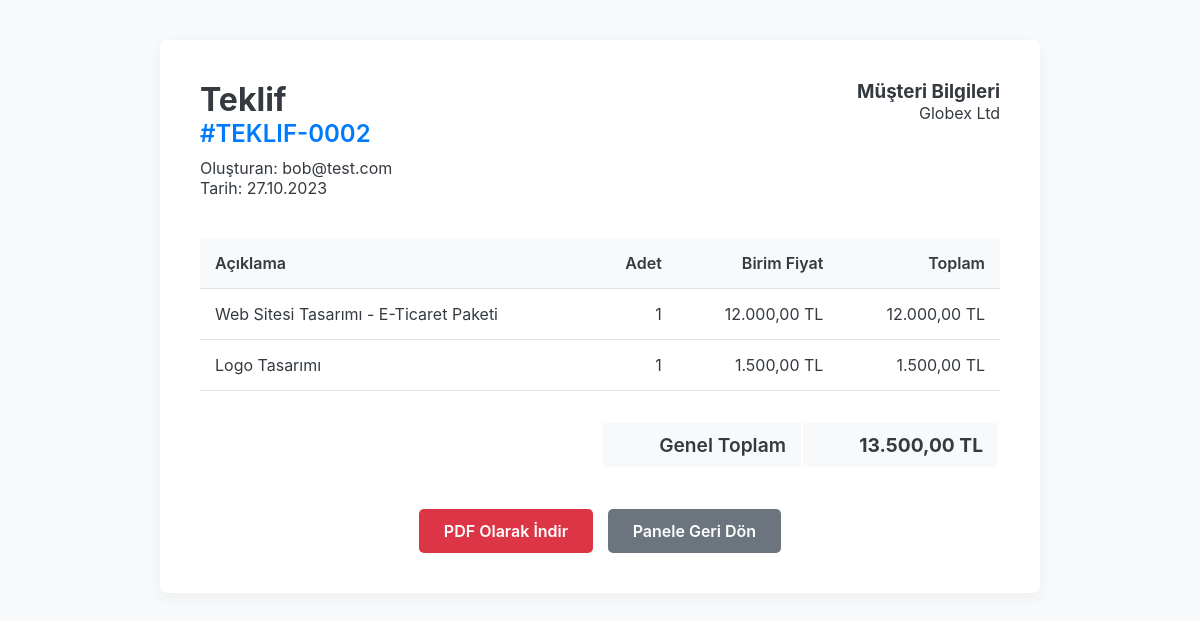
The page /view_offer.php?id=2 (signed in) on the database its author committed.
### tables this page shows
CREATE TABLE IF NOT EXISTS offers (
    id INT AUTO_INCREMENT PRIMARY KEY,
    user_id INT NOT NULL,
    customer_name VARCHAR(255) NOT NULL,
    total_amount DECIMAL(10, 2) NOT NULL DEFAULT 0.00,
    created_at TIMESTAMP DEFAULT CURRENT_TIMESTAMP,
    FOREIGN KEY (user_id) REFERENCES users(id)
);

CREATE TABLE IF NOT EXISTS users (
    id INT AUTO_INCREMENT PRIMARY KEY,
    email VARCHAR(100) NOT NULL,
    password VARCHAR(255) NOT NULL
);

CREATE TABLE IF NOT EXISTS offer_items (
    id INT AUTO_INCREMENT PRIMARY KEY,
    offer_id INT NOT NULL,
    description TEXT NOT NULL,
    quantity INT NOT NULL,
    unit_price DECIMAL(10, 2) NOT NULL,
    FOREIGN KEY (offer_id) REFERENCES offers(id) ON DELETE CASCADE
);

### view_offer.php (the view, shortened to what this page needs)
<?php
include "db.php";
$offer_id = isset($_GET['id']) ? (int)$_GET['id'] : 0;
$offer_stmt = mysqli_prepare($conn, "SELECT o.*, u.email FROM offers o JOIN users u ON o.user_id = u.id WHERE o.id = ?");
mysqli_stmt_bind_param($offer_stmt, "i", $offer_id);
mysqli_stmt_execute($offer_stmt);
$offer_result = mysqli_stmt_get_result($offer_stmt);
$offer = null;
if (mysqli_num_rows($offer_result) == 1) {
    $offer = mysqli_fetch_assoc($offer_result);
} else {
    die("Teklif bulunamadı.");
}
$items_stmt = mysqli_prepare($conn, "SELECT * FROM offer_items WHERE offer_id = ?");
mysqli_stmt_bind_param($items_stmt, "i", $offer_id);
mysqli_stmt_execute($items_stmt);
$items_result = mysqli_stmt_get_result($items_stmt);
$items = [];
while ($row = mysqli_fetch_assoc($items_result)) {
    $items[] = $row;
}
?>
<!DOCTYPE html>
<html lang="tr">
<head>
</head>
<body>
<div class="container">
    <div class="offer-header">
        <div class="company-details">
            <h1>Teklif</h1>
            <div class="offer-id">#TEKLIF-<?php echo str_pad($offer['id'], 4, '0', STR_PAD_LEFT); ?></div>
            <div>Oluşturan: <?php echo htmlspecialchars($offer['email']); ?></div>
            <div>Tarih: <?php echo date("d.m.Y", strtotime($offer['created_at'])); ?></div>
        </div>
        <div class="customer-details">
            <h3>Müşteri Bilgileri</h3>
            <div><?php echo htmlspecialchars($offer['customer_name']); ?></div>
        </div>
    </div>
    <table class="offer-table">
        <thead>
            <tr>
                <th>Açıklama</th>
                <th class="text-right">Adet</th>
                <th class="text-right">Birim Fiyat</th>
                <th class="text-right">Toplam</th>
            </tr>
        </thead>
        <tbody>
            <?php
            foreach ($items as $item):
                $line_total = $item['quantity'] * $item['unit_price'];
            ?>
            <tr>
                <td><?php echo nl2br(htmlspecialchars($item['description'])); ?></td>
                <td class="text-right"><?php echo htmlspecialchars($item['quantity']); ?></td>
                <td class="text-right"><?php echo number_format($item['unit_price'], 2, ',', '.'); ?> TL</td>
                <td class="text-right"><?php echo number_format($line_total, 2, ',', '.'); ?> TL</td>
            </tr>
            <?php endforeach; ?>
        </tbody>
    </table>
    <div class="totals">
        <table class="totals-table">
            <tr class="grand-total">
                <td class="label">Genel Toplam</td>
                <td class="value"><?php echo number_format($offer['total_amount'], 2, ',', '.'); ?> TL</td>
            </tr>
        </table>
    </div>
    <div class="actions">
        <a href="generate_pdf.php?id=<?php echo $offer['id']; ?>" class="btn btn-pdf">PDF Olarak İndir</a>
        <a href="dashboard.php" class="btn btn-secondary">Panele Geri Dön</a>
    </div>
</div>
</body>
</html>

### view_offer.php (style rules this page uses)
:root { --primary-color: #007bff; --secondary-color: #6c757d; --danger-color: #dc3545; --background-color: #f8f9fa; --container-bg-color: #ffffff; --text-color: #343a40; --border-color: #dee2e6; }
body { font-family: -apple-system, BlinkMacSystemFont, "Segoe UI", Roboto, "Helvetica Neue", Arial, sans-serif; background-color: var(--background-color); color: var(--text-color); margin: 0; padding: 20px; }
.container { max-width: 800px; margin: 20px auto; padding: 40px; background: var(--container-bg-color); border-radius: 8px; box-shadow: 0 4px 15px rgba(0,0,0,0.05); }
.offer-header { display: flex; justify-content: space-between; margin-bottom: 40px; }
.offer-header .company-details h1, .offer-header .customer-details h3 { margin: 0; }
.offer-header .company-details { text-align: left; }
.offer-header .customer-details { text-align: right; }
.offer-id { font-size: 24px; font-weight: 600; color: var(--primary-color); margin-bottom: 10px; }
.offer-table { width: 100%; border-collapse: collapse; margin: 30px 0; }
.offer-table th, .offer-table td { padding: 15px; border-bottom: 1px solid var(--border-color); text-align: left; }
.offer-table th { background-color: #f8f9fa; font-weight: 600; }
.offer-table .text-right { text-align: right; }
.totals { width: 50%; margin-left: auto; margin-top: 20px; }
.totals-table { width: 100%; }
.totals-table td { padding: 10px 15px; }
.totals-table .label { text-align: right; font-weight: 600; }
.totals-table .value { text-align: right; }
.grand-total { font-size: 1.2em; font-weight: bold; background-color: #f8f9fa; }
.actions { margin-top: 40px; text-align: center; }
.btn { padding: 12px 25px; border: none; border-radius: 5px; cursor: pointer; font-size: 16px; font-weight: 600; text-decoration: none; display: inline-block; text-align: center; transition: background-color 0.3s ease; margin: 0 5px; }
.btn-pdf { background-color: var(--danger-color); color: white; }
.btn-secondary { background-color: var(--secondary-color); color: white; }

### rows shown on the page
offers: id "0002", user.email "bob@test.com", created_at "27.10.2023", customer_name "Globex Ltd", total_amount "13.500,00"
offer_items: description "Web Sitesi Tasarımı - E-Ticaret Paketi", quantity "1", unit_price "12.000,00", line_total "12.000,00"
offer_items: description "Logo Tasarımı", quantity "1", unit_price "1.500,00", line_total "1.500,00"
